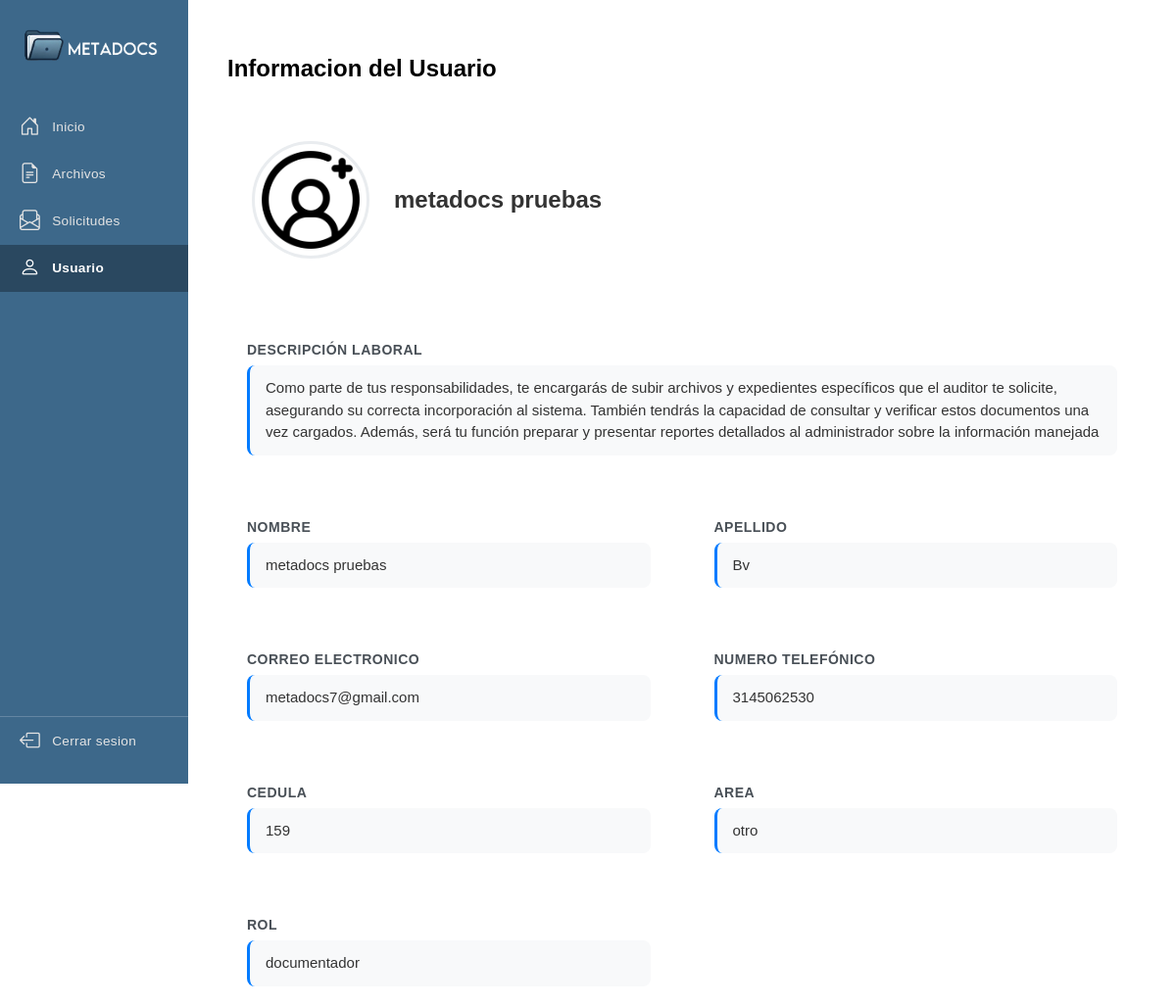
The page /app/vistas/documentador/info_documentador.php (signed in) on the database its author committed.
### tables this page shows
CREATE TABLE `usuarios` (
  `id_usuario` int(11) NOT NULL,
  `rol` enum('administrador','visualizador','documentador','auditor') NOT NULL,
  `nombres` varchar(50) NOT NULL,
  `apellidos` varchar(50) NOT NULL,
  `correo` varchar(50) NOT NULL,
  `contraseña` varchar(50) NOT NULL,
  `fecha_creacion` datetime NOT NULL DEFAULT current_timestamp(),
  `fecha_actualizacion` datetime NOT NULL DEFAULT current_timestamp() ON UPDATE current_timestamp(),
  `id_area` int(11) NOT NULL,
  `cedula` varchar(20) DEFAULT NULL,
  `telefono` varchar(15) DEFAULT NULL,
  `estado` enum('activo','inactivo') DEFAULT 'activo'
);

CREATE TABLE `area_acceso` (
  `id_area` int(11) NOT NULL,
  `nombre` enum('administracion','logistica','contabilidad','otro') DEFAULT NULL,
  `fecha_creacion` datetime NOT NULL DEFAULT current_timestamp()
);

### app/helpers/info_usuario.php (called while the page is built, shortened)
<?php
require_once 'conexion_bd.php';
$id_usuario = $_SESSION['id_log'];
$sentencia = $conexion_metadocs->prepare("SELECT * FROM usuarios WHERE id_usuario = ?");
$sentencia->bind_param("i", $id_usuario);
$sentencia->execute();
$resultado = $sentencia->get_result();
$usuario = $resultado->fetch_assoc();
?>

### app/backend/administrador/interfaz_usuario.php (called while the page is built, shortened)
<?php
require_once '../../helpers/conexion_bd.php';
require_once '../../helpers/info_usuario.php';
$rol_usuario = $usuario['rol'];
$correo_usuario = $usuario["correo"];
$sentencia = "SELECT usuarios.nombres, usuarios.apellidos, usuarios.correo, usuarios.rol, usuarios.cedula, usuarios.telefono, area_acceso.nombre AS area FROM usuarios JOIN area_acceso ON usuarios.id_area = area_acceso.id_area WHERE correo = '$correo_usuario'";
$resultado = $conexion_metadocs->query($sentencia);
if ($resultado && $resultado->num_rows > 0) {
    $fila = $resultado->fetch_assoc();
} else {
    echo "No se encontró el usuario.";
}
if ($rol_usuario == 'administrador') {
    $mensaje = 'Tu rol dentro del sistema es fundamental y abarca varias responsabilidades clave. Principalmente, serás el encargado de la creación y gestión de usuarios, asegurando que solo el personal autorizado tenga acceso. Además, tendrás la capacidad de visualizar y analizar las estadísticas de los documentos del sistema, lo que te permitirá comprender patrones de uso y rendimiento. Finalmente, tu función incluirá la recepción y procesamiento de reportes, crucial para el seguimiento y la toma de decisiones informadas. En resumen, tu posición es vital para mantener la integridad, el rendimiento y la transparencia operativa del sistema';
} else if($rol_usuario == 'documentador'){
    $mensaje = "Como parte de tus responsabilidades, te encargarás de subir archivos y expedientes específicos que el auditor te solicite, asegurando su correcta incorporación al sistema. También tendrás la capacidad de consultar y verificar estos documentos una vez cargados. Además, será tu función preparar y presentar reportes detallados al administrador sobre la información manejada";
}else if ($rol_usuario == 'auditor'){
    $mensaje = 'Como parte de tus responsabilidades en el sistema, te encargarás de solicitar y autorizar documentos y expedientes. Podrás consultar la pista de auditoría para el seguimiento de cambios y acciones, así como acceder al archivo histórico para referencia y consulta. Asimismo, tu función incluirá la elaboración de reportes dirigidos al administrador';
}
?>

### app/vistas/documentador/info_documentador.php (the view, shortened to what this page needs)
<?php
require_once "..\..\backend/administrador/interfaz_usuario.php";
?>
<!DOCTYPE html>
<html lang="es">
<head>
    <link rel="stylesheet" href="https://cdn.jsdelivr.net/npm/bootstrap-icons@1.11.3/font/bootstrap-icons.min.css">
    <link rel="stylesheet" href="../../../componentes/css/admin/panel.css">
    <link rel="stylesheet" href="../../../componentes/css/admin/control.css">
    <link rel="stylesheet" href="../../../componentes/css/admin/informacion_usuario.css">
</head>
<body>
    <main id="cuerpo">
        <nav id="menu-lateral" class="menu-lateral">
            <figure id="img_menu">
                    <img src="../../../componentes/img/image.png" alt="imagen del menu lateral">
            </figure>
            <ul>
             <div class="menu-opciones-principales">
                <li>
                    <a href="documentador_inicio.php" >
                        <i class="bi bi-house-door"></i>
                        Inicio
                    </a>
                </li>
                <li>
                    <a href="ver_documentos.php">
                        <i class="bi bi-file-earmark-text"></i>
                        Archivos
                    </a>
                </li>
                <li>
                    <a href="solicitudes_doc.php">
                        <i class="bi bi-envelope-paper"></i>
                            Solicitudes
                    </a>
                </li>
                <li class="gestion-usuarios">
                    <a href="#" id="cerrado-usuarios" class="activo">
                        <i class="bi bi-person"></i>
                        Usuario
                    </a>
                </li>
             </div>
               <li  class="cerrar-sesion-separado"><a href="#" id="cerrar_sesion"><i class="bi bi-box-arrow-left"></i>Cerrar sesion</a></li>
            </ul>
        </nav>
        <section class="contenido-usuario">
            <h1 class="titulo-usaurio">Informacion del Usuario</h1>
            <div class="info-usuario">
                <div class="info-usuarios">
                    <img src="../../../componentes/img/usuario.png" alt="logo de usuario" class="avatar-usuario">
                    <div class="nombre-usuario"><?=htmlspecialchars($fila["nombres"])?></div>
                </div>
            <div class="contenedor-datos">
            <div class="datos">
                <label>Descripción laboral</label>
                <div class="valor">
                    <?=htmlspecialchars($mensaje)?>
                </div>
            </div>
            <div class="datos">
                <label>Nombre</label>
                <div class="valor"><?= htmlspecialchars($fila["nombres"]) ?></div>
            </div>
            <div class="datos">
                <label>Apellido</label>
                <div class="valor"><?= htmlspecialchars($fila["apellidos"]) ?></div>
            </div>
            <div class="datos">
                <label>Correo Electronico</label>
                <div class="valor"><?= htmlspecialchars($fila["correo"]) ?></div>
            </div>
            <div class="datos">
                <label>Numero telefónico</label>
                <div class="valor"><?= htmlspecialchars($fila["telefono"]) ?></div>
            </div>
            <div class="datos">
                <label>Cedula</label>
                <div class="valor"><?= htmlspecialchars($fila["cedula"]) ?></div>
            </div>
            <div class="datos">
                <label>Area</label>
                <div class="valor"><?= htmlspecialchars($fila["area"]) ?></div>
            </div>
            <div class="datos">
                <label>Rol</label>
                <div class="valor"><?= htmlspecialchars($fila["rol"]) ?></div>
            </div>
        </div>
            </div>
        </section>
    </main>
    <?php include '../../vistas/log/modal_cerrar_sesion.php'; ?>
</body>
</html>

### app/vistas/log/modal_cerrar_sesion.php (shortened to what this page needs)
<!DOCTYPE html>
<html lang="es">
<head>
    <link rel="stylesheet" href="../../../componentes/css/cerrar_sesion.css">
</head>
<body>
</body>
</html>

### componentes/css/admin/panel.css (style rules this page uses)
* { box-sizing: border-box; margin: 0; padding: 0; }
html, body { height: 100%; }
body { font-family: Arial, sans-serif; background-color: #FFFFFF; display: flex; flex-direction: column; width: 100%; }
#cuerpo { display: flex; flex-direction: row; width: 100%; height: 100%; }
#menu-lateral { background-color: #3D688A; color: #FFFFFF; position: fixed; top: 0; left: 0; z-index: 1000; display: flex; flex-direction: column; height: 100vh; width: 65%; transform: translateX(-100%); transition: transform 0.4s ease; flex-shrink: 0; }
#img_menu { text-align: center; padding: 20px 15px 30px; }
#img_menu img { max-width: 100%; height: auto; border-radius: 8px; }
#menu-lateral ul { list-style: none; display: flex; flex-direction: column; flex: 1; }
.menu-opciones-principales { flex: 1; }
.cerrar-sesion-separado { border-top: 1px solid rgba(255, 255, 255, 0.2); margin: auto 0 20px; }
#menu-lateral li a, .gestion_usuario a, .gestion-usuarios a { position: relative; display: flex; align-items: center; color: #E4E4E4; text-decoration: none; font-size: clamp(1rem, 2.5vw, 1.1rem); padding: 14px 20px; width: 100%; letter-spacing: 0.025em; cursor: pointer; transition: background 0.3s, color 0.3s; }
#menu-lateral li a .bi, .gestion_usuario a .bi, .gestion-usuarios a .bi { font-size: 1.3rem; margin-right: 12px; }
#menu-lateral a.activo { background-color: #2A4860; color: #FFFFFF; font-weight: 600; }
@media screen and (min-width: 1024px) { #menu-lateral { width: 16%; transform: translateX(0) !important; } }
@media screen and (min-width: 1024px) { #menu-lateral li a, .gestion_usuario a, .gestion-usuarios a { font-size: clamp(0.85rem, 1vw, 0.95rem); padding: 12px 20px; } }

### componentes/css/admin/informacion_usuario.css (style rules this page uses)
* { margin: 0; padding: 0; box-sizing: border-box; font-family: Arial, Helvetica, sans-serif; }
html, body { height: 100%; }
.contenido-usuario { padding: 40px; height: 100vh; width: 100%; margin-top: 1rem; }
.info-usuario { max-width: 1200px; margin: 0 auto; }
.info-usuarios { display: flex; margin-top: 35px; align-items: center; gap: 25px; margin-bottom: 40px; padding: 25px; background-color: white; border-radius: 12px; }
.avatar-usuario { width: 120px; height: 120px; border-radius: 50%; object-fit: cover; border: 3px solid #e9ecef; flex-shrink: 0; }
.nombre-usuario { font-size: 24px; font-weight: 700; color: #333; margin: 0; }
.contenedor-datos { display: grid; grid-template-columns: repeat(2, 1fr); gap: 25px; text-align: left; }
.datos { background-color: white; padding: 20px; border-radius: 12px; }
.datos:first-child { grid-column: 1 / -1; }
.datos label { font-weight: 600; color: #495057; font-size: 14px; text-transform: uppercase; letter-spacing: 0.5px; margin-bottom: 8px; display: block; }
.valor { background-color: #f8f9fa; padding: 12px 16px; border-radius: 8px; color: #333; font-size: 15px; line-height: 1.5; border-left: 3px solid #007bff; }
@media (min-width: 992px) { .contenido-usuario { margin-left: 16%; } }

### componentes/css/cerrar_sesion.css (style rules this page uses)
body { font-family: 'Segoe UI', sans-serif; margin: 0; padding: 0; }

### rows shown on the page
usuarios: nombres "metadocs pruebas", rol "Como parte de tus responsabilidades, te encargarás de subir archivos y expedientes específicos que el auditor te solicite, asegurando su correcta incorporación al sistema. También tendrás la capacidad de consultar y verificar estos documentos una vez cargados. Además, será tu función preparar y presentar reportes detallados al administrador sobre la información manejada", apellidos "Bv", correo "metadocs7@gmail.com", telefono "3145062530", cedula "159", id_area.nombre "otro", rol "documentador"
